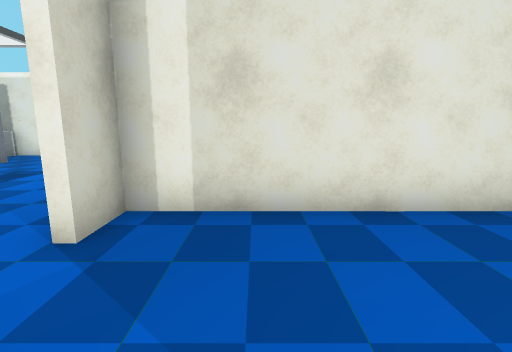
[1] (above)

21 first-person views from a walk through a scene from a Unity 3-D project. The camera is 1.2 m above the floor, tilts 10° down and sees 85° across. The floor is counted in squares, 1 m on a side. Each view is taken from the middle of a square. On the plan, view 1 faces up. The plan holds only what a view shows up to about 13 squares ahead; the rest is blank. The place goes on beyond the plan. The player is left out. Door leaves are left out, so doorways stand open.

[2]
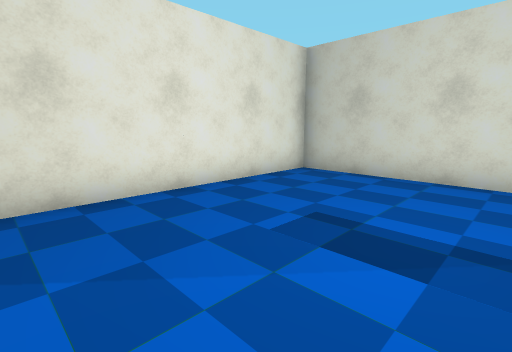

[3]
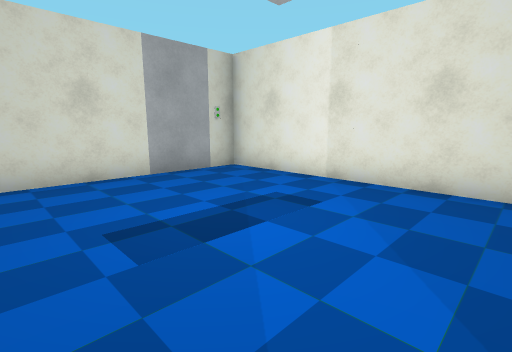

[4]
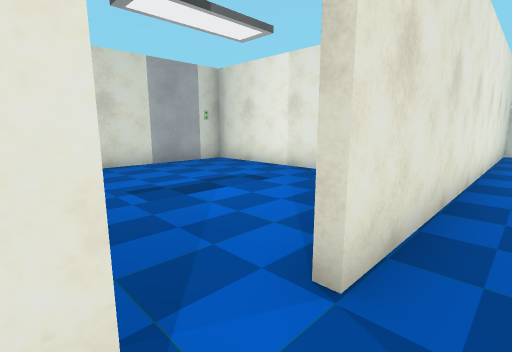

[5]
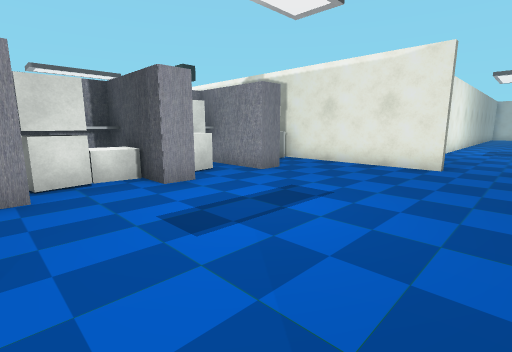

[6]
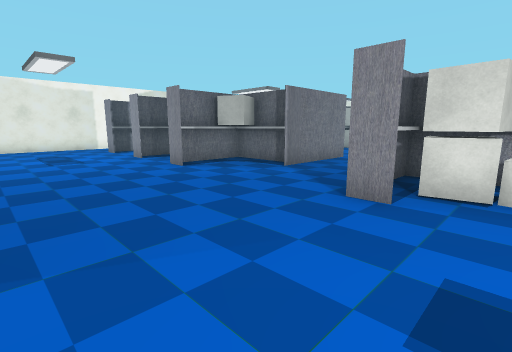

[7]
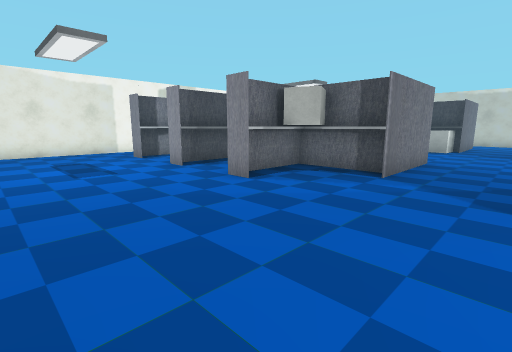

[8]
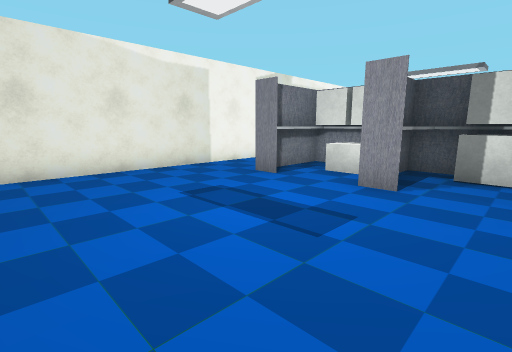

[9]
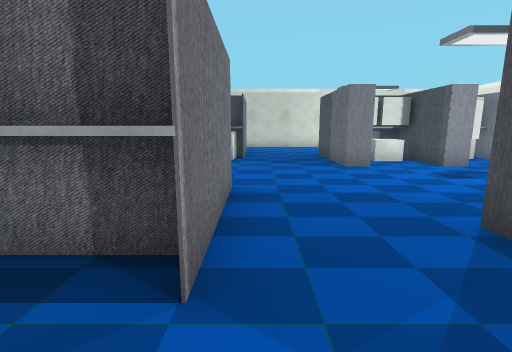

[10]
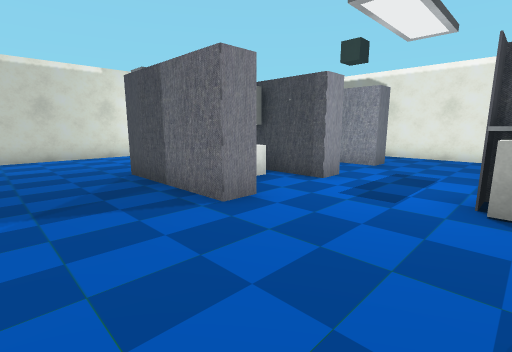

[11]
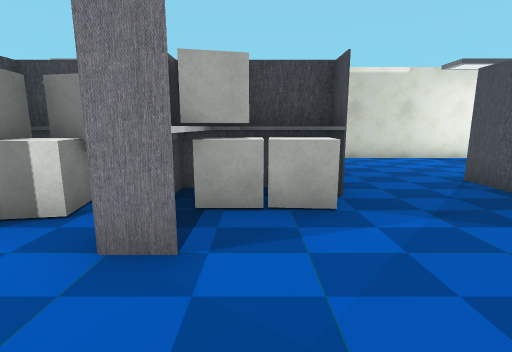

[12]
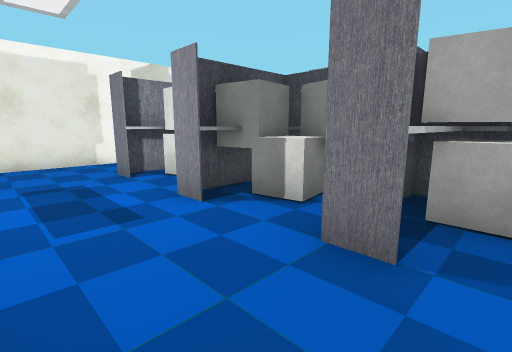

[13]
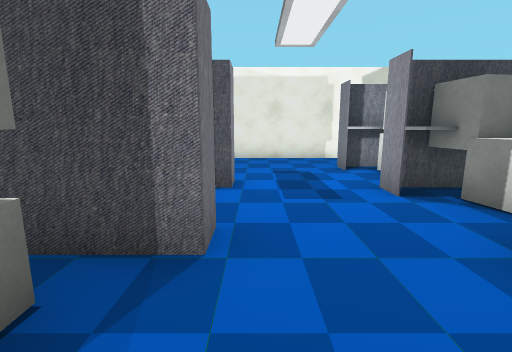

[14]
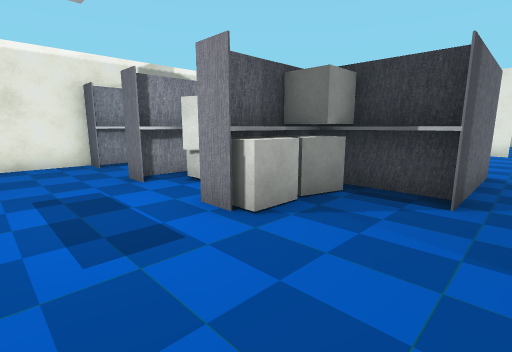

[15]
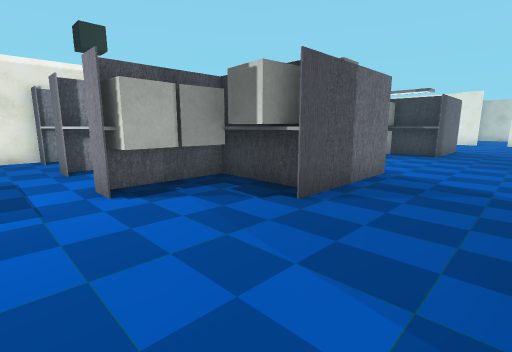

[16]
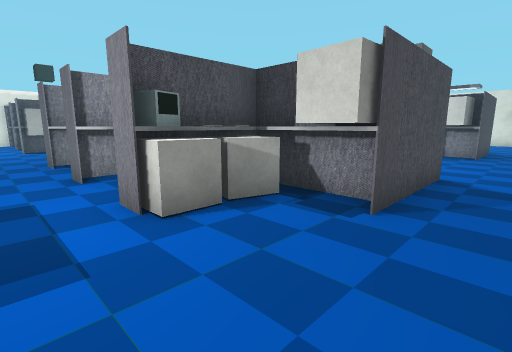

[17]
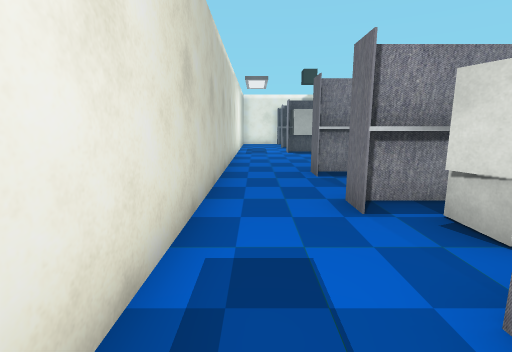

[18]
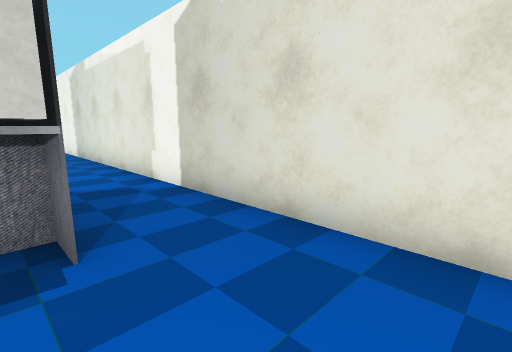

[19]
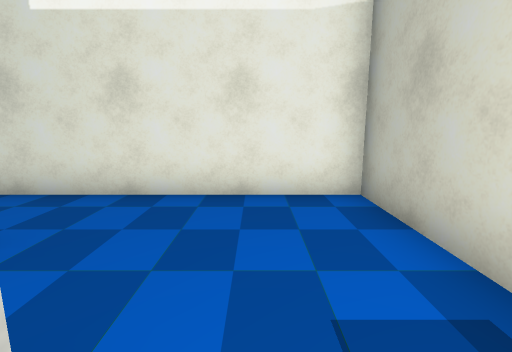

[20]
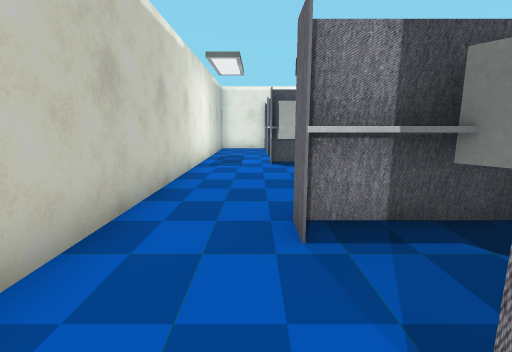

[21]
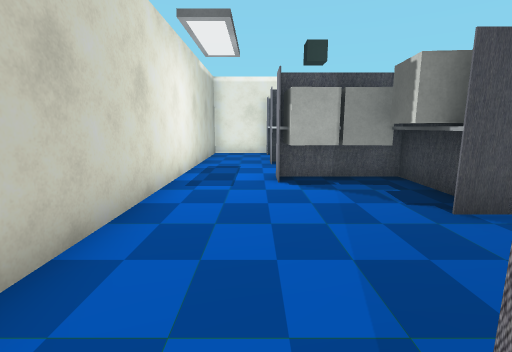

### Floor plan
Points are (right, up) in squares from view 1. A wall is a line through its corners. A room is listed if a view was taken in it or the views show most of it. See-through windows are left out.
Room 1 (views 1, 2, 3)
walls: (5.9, 0.4) (5.9, 3.5); (2.4, -3.9) (5.5, -3.9); (1.5, 3.9) (-1.5, 3.9); (5.5, 3.9) (2.4, 3.9); (-0.9, -3.9) (1.5, -3.9); (-1.9, 3.5) (-1.9, 2.6)
ways out: open door at (-2, 2) to room 2
objects: white pillar (2, -4); elevator (6, -3) to (6, -1); white pillar (6, 0)
Room 2 (views 4, 5, 6, 7, 8, 9, 10, 11, 12, 13, 14, 15, 16, 17, 18, 19, 20, 21)
walls: (-13.6, -11.9) (-10.4, -11.9); (-25.9, -0.5) (-25.9, -3.6); (-14.5, 11.9) (-17.5, 11.9); (-2.1, 0.5) (-2.1, 1.2); (-2.1, 2.6) (-2.1, 3.4); (-25.9, 3.5) (-25.9, 0.4); (-2.1, -3.5) (-2.1, -0.4); (-17.6, -11.9) (-14.5, -11.9); (-9.6, -11.9) (-6.4, -11.9); (-25.9, -4.5) (-25.9, -7.2); (-2.1, -7.4) (-2.1, -4.4); (-25.9, 7.5) (-25.9, 4.4); (-21.6, -11.9) (-18.5, -11.9); (-6.4, 11.9) (-9.5, 11.9); (-5.5, -11.9) (-2.1, -11.9) (-2.1, -8.4); (-25.9, -8.9) (-25.9, -11.9) (-22.5, -11.9); (-23.4, 11.9) (-25.5, 11.9); (-4.6, 11.9) (-5.5, 11.9); (-25.9, 11.4) (-25.9, 8.4)
ways out: open door at (-2, 2) to room 1; open door at (-4, 12)
objects: white pillar (-26, -4); white pillar (-26, 0); white pillar (-26, 4); white pillar (-26, 8); cube (-23, -8) to (-23, -7); other object (-23, -6) to (-22, -5); other object (-23, -4); other object (-23, -1); other object (-23, 5) to (-23, 6); other object (-23, 8) to (-21, 9); other object (-23, 11); white pillar (-22, -12); cube (-22, -8) to (-21, -7); cube (-22, -5) to (-21, -4); other object (-22, -2) to (-21, -1); cube (-22, 3) to (-21, 4); other object (-22, 5) to (-21, 5); cube (-21, -9) to (-21, -8); other object (-21, -6) to (-20, -6); other object (-21, -4); other object (-21, -3); other object (-21, 11); other object (-20, -9) to (-20, -8); other object (-20, -5) to (-20, -4); cube (-20, -3); cube (-20, -3) to (-19, -2); cube (-20, -1) to (-19, -1); other object (-20, 3) to (-19, 4); cube (-20, 5) to (-19, 6); other object (-20, 7); other object (-20, 7) to (-19, 8); other object (-20, 11); cube (-19, -9); cube (-19, -8); cube (-19, -6) to (-19, -5); other object (-19, 3) to (-18, 3); other object (-19, 6) to (-18, 7); white pillar (-18, -12); other object (-18, -9); other object (-18, -7); other object (-18, -6); other object (-18, -3); other object (-18, 9); white pillar (-14, -12); other object (-14, -4); other object (-14, -1) to (-13, -1); cube (-14, 5); other object (-14, 6) to (-13, 6); other object (-14, 7) to (-13, 8); other object (-14, 9) to (-12, 9); other object (-14, 11); cube (-13, -9) to (-12, -8); cube (-13, -3) to (-13, -2); cube (-13, 5) to (-12, 5); cube (-13, 7) to (-12, 8); other object (-12, -3); other object (-12, -2); other object (-12, -1) to (-11, -1); other object (-12, 3) to (-12, 4); cube (-12, 6); cube (-11, -9) to (-10, -8); cube (-11, -8) to (-10, -7); other object (-11, -6) to (-9, -6); cube (-11, -5); cube (-11, -5) to (-10, -4); cube (-11, -3) to (-10, -2); other object (-11, 3) to (-9, 3); other object (-11, 5) to (-10, 6); other object (-11, 6); other object (-11, 7) to (-11, 8); cube (-11, 11) to (-10, 11); white pillar (-10, -12); cube (-10, 4); cube (-10, 4) to (-9, 5); cube (-10, 7) to (-10, 8); other object (-9, -9); other object (-9, -3); other object (-9, 9); white pillar (-6, -12); white pillar (-6, 12); other object (-2, -8); white pillar (-2, -4); white pillar (-2, 0)

Where each view was taken, in squares from view 1:
view 1: 0 up, 0 right, facing up
view 2: 1 down, 1 left, facing up-right
view 3: 2 up, 1 left, facing down-right
view 4: 3 up, 3 left, facing down-right
view 5: 3 up, 3 left, facing up-left
view 6: 5 up, 4 left, facing down-left
view 7: 2 up, 4 left, facing down-left
view 8: 4 down, 3 left, facing down-left
view 9: 0 up, 9 left, facing left
view 10: 0 up, 14 left, facing up-left
view 11: 2 down, 15 left, facing left
view 12: 2 down, 15 left, facing down-left
view 13: 1 down, 15 left, facing down
view 14: 2 up, 17 left, facing up-right
view 15: 0 up, 25 left, facing up-right
view 16: 11 down, 25 left, facing up-right
view 17: 8 down, 25 left, facing up
view 18: 9 down, 24 left, facing down-right
view 19: 7 down, 24 left, facing down
view 20: 4 down, 24 left, facing up
view 21: 1 down, 24 left, facing up
